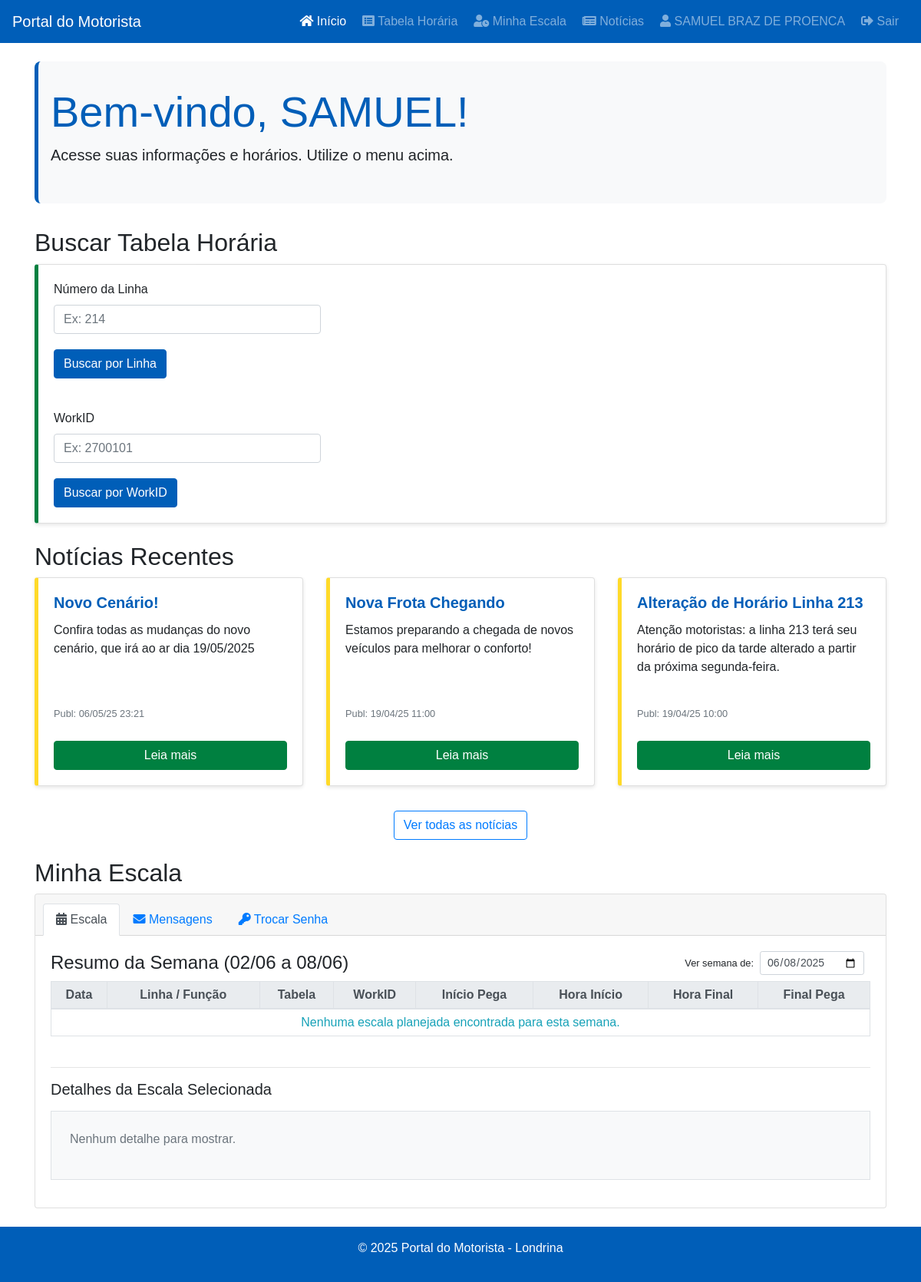
The page /index.php (signed in) on the database its author committed.
### tables this page shows
CREATE TABLE `noticias` (
  `id` int(11) NOT NULL,
  `titulo` varchar(255) NOT NULL,
  `resumo` text DEFAULT NULL,
  `conteudo_completo` longtext DEFAULT NULL,
  `data_publicacao` datetime NOT NULL,
  `imagem_destaque` varchar(255) DEFAULT NULL,
  `status` enum('publicada','rascunho','arquivada') NOT NULL DEFAULT 'rascunho',
  `data_modificacao` timestamp NULL DEFAULT NULL ON UPDATE current_timestamp() COMMENT 'Data da última modificação da notícia'
);

### index.php (the view, shortened to what this page needs)
<?php
require_once 'header.php';
?>
    <main class="container mt-4">
        <section id="boas-vindas">
             <div class="jumbotron"> <h1 class="display-4"> Bem-vindo<?php if ($usuario_logado) echo ', ' . htmlspecialchars(explode(' ', $nome_usuario)[0]); ?>! </h1> <p class="lead"> <?php if ($usuario_logado): ?> Acesse suas informações e horários. Utilize o menu acima. <?php else: ?> Encontre informações sobre tabela horária, notícias e faça login para ver sua escala. <?php endif; ?> </p> </div>
        </section>
        <section id="busca-rapida" class="mb-4">
            <h2>Buscar Tabela Horária</h2>
            <div class="card">
                <div class="card-body"> <form id="form-busca-linha" novalidate> <div class="form-row"> <div class="form-group col-md-4"> <label for="numeroLinha">Número da Linha</label> <input type="text" inputmode="numeric" pattern="\d{3}" maxlength="3" class="form-control" id="numeroLinha" placeholder="Ex: 214" required> <div id="linha-error-msg" class="text-danger small mt-1"></div> </div> </div> <button type="submit" class="btn btn-primary">Buscar por Linha</button> </form> </div>
                <div class="card-body"> <form id="form-busca-workid" novalidate> <div class="form-row"> <div class="form-group col-md-4"> <label for="workid">WorkID</label> <input type="text" inputmode="numeric" pattern="\d{7,8}" maxlength="8" class="form-control" id="workid" placeholder="Ex: 2700101" required> <div id="workid-error-msg" class="text-danger small mt-1"></div> </div> </div> <button type="submit" class="btn btn-primary">Buscar por WorkID</button> </form> </div>
            </div>
        </section>
        <section id="noticias" class="mb-4">
             <h2>Notícias Recentes</h2>
             <div class="row">
                 <?php if ($pdo): try { $sql_noticias = "SELECT id, titulo, resumo, data_publicacao FROM noticias WHERE status = 'publicada' ORDER BY data_publicacao DESC LIMIT 3"; $stmt_noticias = $pdo->query($sql_noticias); if ($stmt_noticias->rowCount() > 0) { while ($noticia = $stmt_noticias->fetch(PDO::FETCH_ASSOC)) { ?> <div class="col-md-4 mb-3"> <div class="card h-100"> <div class="card-body d-flex flex-column"> <h5 class="card-title"><?php echo htmlspecialchars($noticia['titulo']); ?></h5> <p class="card-text"><?php echo htmlspecialchars($noticia['resumo']); ?></p> <p class="card-text mt-auto"> <small class="text-muted">Publ: <?php $data = new DateTime($noticia['data_publicacao']); echo $data->format('d/m/y H:i'); ?></small></p> <a href="ver_noticia.php?id=<?php echo $noticia['id']; ?>" class="btn btn-secondary mt-2">Leia mais</a> </div> </div> </div> <?php } } else { echo "<div class='col-12'><p class='text-info'>Nenhuma notícia recente.</p></div>"; } } catch (PDOException $e) { error_log("Erro Notícias: " . $e->getMessage()); echo "<div class='col-12'><p class='text-danger'>Erro ao carregar notícias.</p></div>"; } else: echo "<div class='col-12'><p class='text-warning'>Notícias indisponíveis.</p></div>"; endif; ?>
             </div>
             <div class="text-center mt-3"> <a href="todas_noticias.php" class="btn btn-outline-primary">Ver todas as notícias</a> </div>
         </section>
        <section id="minha-escala" class="mb-4" <?php if (!$usuario_logado) echo 'style="display: none;"'; ?>>
            <h2>Minha Escala</h2>
            <div class="card">
                 <div class="card-header">
                     <ul class="nav nav-tabs card-header-tabs" id="minhaEscalaPrincipalTab" role="tablist">
                        <li class="nav-item"> <a class="nav-link active" id="escala-principal-tab" data-toggle="tab" href="#escala-principal-content" role="tab"><i class="fas fa-calendar-alt"></i> Escala</a> </li>
                        <li class="nav-item"> <a class="nav-link" id="mensagens-tab" data-toggle="tab" href="#mensagens-content" role="tab"><i class="fas fa-envelope"></i> Mensagens </a> </li>
                        <li class="nav-item"> <a class="nav-link" id="senha-tab" data-toggle="tab" href="#senha-content" role="tab"><i class="fas fa-key"></i> Trocar Senha</a> </li>
                    </ul>
                 </div>
                 <div class="card-body"> <div class="tab-content" id="minhaEscalaPrincipalTabContent">
                        <div class="tab-pane fade show active" id="escala-principal-content" role="tabpanel" aria-labelledby="escala-principal-tab">
                            <?php
                            $resumo_semanal_completo = [];
                            $data_selecionada_contexto = date('Y-m-d');
                            $erro_busca_semana = false;
                            $data_inicio_semana = null;
                            $data_fim_semana = null;
                            if ($usuario_logado && $pdo !== null) {
                                $motorista_id_logado = $_SESSION['user_id'];
                                try {
                                    $ts_selecionado = strtotime($data_selecionada_contexto);
                                    $dia_semana_num = date('N', $ts_selecionado);
                                    $data_inicio_semana = date('Y-m-d', strtotime('-'.($dia_semana_num-1).' days', $ts_selecionado));
                                    $data_fim_semana = date('Y-m-d', strtotime('+'.(7-$dia_semana_num).' days', $ts_selecionado));
                                    $sql_semana = "SELECT
                                                    esc.id AS escala_id_db, esc.data, esc.work_id, esc.eh_extra,
                                                    esc.tabela_escalas AS numero_tabela_diario,
                                                    esc.funcao_operacional_id,
                                                    lin.numero as numero_linha,
                                                    lin.nome as nome_da_linha,
                                                    fo.nome_funcao AS nome_da_funcao,
                                                    loc_ini.nome as local_inicio, loc_fim.nome as local_fim,
                                                    esc.hora_inicio_prevista, esc.hora_fim_prevista
                                                 FROM motorista_escalas AS esc
                                                 LEFT JOIN linhas AS lin ON esc.linha_origem_id = lin.id
                                                 LEFT JOIN funcoes_operacionais AS fo ON esc.funcao_operacional_id = fo.id
                                                 LEFT JOIN locais AS loc_ini ON esc.local_inicio_turno_id = loc_ini.id
                                                 LEFT JOIN locais AS loc_fim ON esc.local_fim_turno_id = loc_fim.id
                                                 WHERE esc.motorista_id = :motorista_id
                                                   AND esc.data BETWEEN :data_inicio AND :data_fim
                                                 ORDER BY esc.data ASC, esc.hora_inicio_prevista ASC";
                                    $stmt_semana = $pdo->prepare($sql_semana);
                                    $stmt_semana->bindParam(':motorista_id', $motorista_id_logado, PDO::PARAM_INT);
                                    $stmt_semana->bindParam(':data_inicio', $data_inicio_semana, PDO::PARAM_STR);
                                    $stmt_semana->bindParam(':data_fim', $data_fim_semana, PDO::PARAM_STR);
                                    $stmt_semana->execute();
                                    $resumo_semanal_completo = $stmt_semana->fetchAll(PDO::FETCH_ASSOC);
                                } catch (Exception $e) {
                                    error_log("Erro Minha Escala (Planejada): " . $e->getMessage());
                                    $erro_busca_semana = true;
                                }
                            }
                            ?>
                            <div class="d-flex justify-content-between align-items-center mb-2 flex-wrap">
                                <h4 class='mb-0 mr-3'>Resumo da Semana (<?php echo isset($data_inicio_semana) ? date('d/m', strtotime($data_inicio_semana)) . " a " . date('d/m', strtotime($data_fim_semana)) : date('d/m/Y'); ?>)</h4>
                                <form action="index.php#minha-escala" method="GET" class="form-inline">
                                    <label for="data_escala_input" class="mr-2"><small>Ver semana de:</small></label>
                                    <input type="date" name="data_escala" id="data_escala_input" class="form-control form-control-sm mr-2" value="<?php echo htmlspecialchars($data_selecionada_contexto); ?>" onchange="this.form.submit()">
                                </form>
                            </div>
                            <?php if($erro_busca_semana): ?>
                                <p class='text-danger'>Erro ao carregar o resumo da sua escala planejada.</p>
                            <?php elseif ($usuario_logado && $pdo !== null): ?>
                                <div class='table-responsive mb-4'>
                                    <table class='table table-sm table-bordered text-center table-hover'>
                                        <thead class='thead-light'><tr><th>Data</th><th>Linha / Função</th><th>Tabela</th><th>WorkID</th><th>Início Pega</th><th>Hora Início</th><th>Hora Final</th><th>Final Pega</th></tr></thead>
                                        <tbody>
                                        <?php
                                        if (empty($resumo_semanal_completo)) {
                                            echo "<tr><td colspan='8' class='text-info'>Nenhuma escala planejada encontrada para esta semana.</td></tr>";
                                        }
                                        ?>
                                        </tbody>
                                    </table>
                                </div>
                                <hr>
                            <?php endif; ?>
                            <div class="mb-2"> <h5 class="mb-0 mr-3">Detalhes da Escala Selecionada</h5> </div>
                            <div id="daily-details-placeholder" class="mt-3 border p-2 mb-3 min-vh-50 bg-light">
                            </div>
                        </div>
                     </div>
                 </div>
            </div>
        </section>
    </main>
<?php
require_once 'footer.php';
?>

### style.css (style rules this page uses)
:root { --cmtu-azul: #005EB8; --cmtu-amarelo: #FFDA29; --cmtu-verde: #008040; --cmtu-vermelho: #E60012; }
body { font-family: sans-serif; }
.btn-primary { background-color: var(--cmtu-azul); border-color: var(--cmtu-azul); color: #ffffff; transition: background-color 0.2s ease-in-out, border-color 0.2s ease-in-out; }
.btn-secondary { background-color: var(--cmtu-verde); border-color: var(--cmtu-verde); color: #ffffff; transition: background-color 0.2s ease-in-out, border-color 0.2s ease-in-out; }
#boas-vindas .jumbotron { background-color: #f8f9fa; padding: 2rem 1rem; border-radius: 0.5rem; border-left: 5px solid var(--cmtu-azul); margin-bottom: 2rem; }
#boas-vindas .jumbotron h1 { color: var(--cmtu-azul); }
#busca-rapida .card { border-left: 5px solid var(--cmtu-verde); box-shadow: 0 2px 5px rgba(0,0,0,0.1); }
#noticias .card { margin-bottom: 20px; border-left: 5px solid var(--cmtu-amarelo); box-shadow: 0 2px 5px rgba(0,0,0,0.1); transition: transform 0.2s ease-in-out; }
#noticias .card .card-title { color: var(--cmtu-azul); font-weight: bold; }

### rows shown on the page
noticias: titulo "Novo Cenário!", resumo "Confira todas as mudanças do novo cenário, que irá ao ar dia 19/05/2025", data_publicacao "06/05/25 23:21"
noticias: titulo "Nova Frota Chegando", resumo "Estamos preparando a chegada de novos veículos para melhorar o conforto!", data_publicacao "19/04/25 11:00"
noticias: titulo "Alteração de Horário Linha 213", resumo "Atenção motoristas: a linha 213 terá seu horário de pico da tarde alterado a partir da próxima segunda-feira.", data_publicacao "19/04/25 10:00"

### other values the page prints
$nome_usuario "SAMUEL BRAZ DE PROENCA"
explode(' ', $nome_usuario)[0] "SAMUEL"
date('d/m', strtotime($data_inicio_semana)) "02/06"
date('d/m', strtotime($data_fim_semana)) "08/06"
